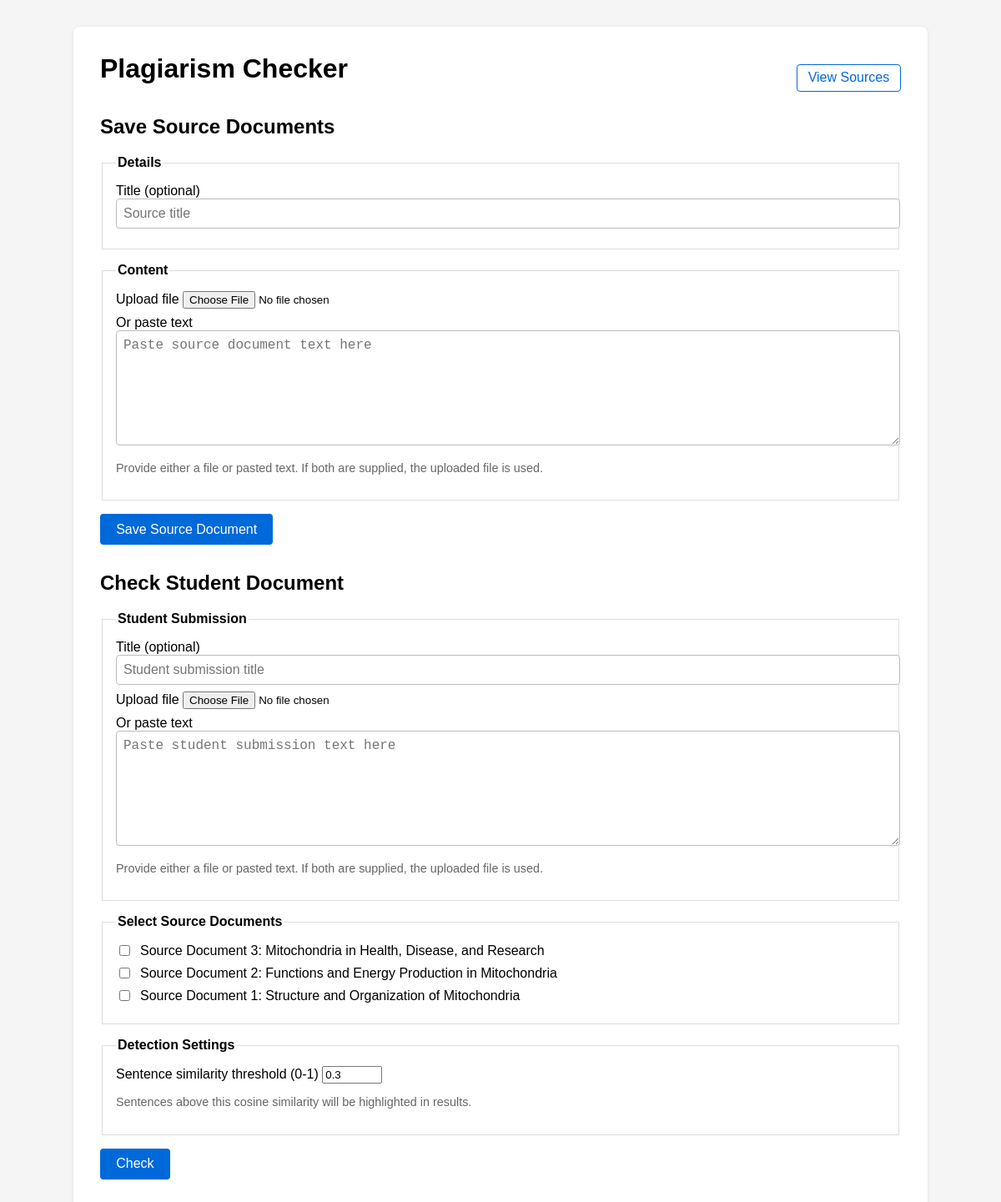
The page / on the database its author committed.
### main.py (models this page shows, shortened)
class Document(db.Model):
    __tablename__ = "documents"
    id = db.Column(db.Integer, primary_key=True)
    title = db.Column(db.String(255), nullable=False)
    content = db.Column(db.Text, nullable=False)
    is_source = db.Column(db.Boolean, default=True, nullable=False)
    created_at = db.Column(db.DateTime, default=datetime.utcnow, nullable=False)

### main.py (the view)
@app.route("/", methods=["GET"])
def index():
    sources = (
        Document.query.filter_by(is_source=True)
        .order_by(Document.created_at.desc())
        .all()
    )
    return render_template("index.html", source_documents=sources)

### templates/index.html (shortened to what this page needs)
<!doctype html>
<html lang="en">
<head>
</head>
<body>
<main>
    <div class="header">
        <h1>Plagiarism Checker</h1>
        <a class="nav-link" href="{{ url_for('list_sources') }}">View Sources</a>
    </div>
    <section>
        <h2>Save Source Documents</h2>
        <form method="post" action="{{ url_for('add_source') }}" enctype="multipart/form-data">
            <fieldset>
                <legend>Details</legend>
                <label>
                    Title (optional)
                    <input type="text" name="source_title" placeholder="Source title">
                </label>
            </fieldset>
            <fieldset>
                <legend>Content</legend>
                <label>
                    Upload file
                    <input type="file" name="source_file" accept=".txt,.md,.pdf,.docx,.rtf,text/plain">
                </label>
                <label>
                    Or paste text
                    <textarea name="source_text" placeholder="Paste source document text here"></textarea>
                </label>
                <p class="hint">Provide either a file or pasted text. If both are supplied, the uploaded file is used.</p>
            </fieldset>
            <button type="submit">Save Source Document</button>
        </form>
    </section>
    <section>
        <h2>Check Student Document</h2>
        <form method="post" action="{{ url_for('check_submission') }}" enctype="multipart/form-data">
            <fieldset>
                <legend>Student Submission</legend>
                <label>
                    Title (optional)
                    <input type="text" name="student_title" placeholder="Student submission title">
                </label>
                <label>
                    Upload file
                    <input type="file" name="student_file" accept=".txt,.md,.pdf,.docx,.rtf,text/plain">
                </label>
                <label>
                    Or paste text
                    <textarea name="student_text" placeholder="Paste student submission text here"></textarea>
                </label>
                <p class="hint">Provide either a file or pasted text. If both are supplied, the uploaded file is used.</p>
            </fieldset>
            <fieldset>
                <legend>Select Source Documents</legend>
                {% if source_documents %}
                    <div class="source-list">
                        {% for doc in source_documents %}
                            <label>
                                <input type="checkbox" name="source_selection" value="{{ doc.id }}">
                                {{ doc.title }}
                            </label>
                        {% endfor %}
                    </div>
                {% else %}
                    <p class="hint">No source documents saved yet.</p>
                {% endif %}
            </fieldset>
            <fieldset>
                <legend>Detection Settings</legend>
                <label>
                    Sentence similarity threshold (0-1)
                    <input type="number" name="similarity_threshold" min="0" max="1" step="0.05" value="0.3">
                </label>
                <p class="hint">Sentences above this cosine similarity will be highlighted in results.</p>
            </fieldset>
            <button type="submit">Check</button>
        </form>
    </section>
</main>
</body>
</html>

### templates/index.html (style rules this page uses)
body { font-family: Arial, sans-serif; margin: 0; padding: 2rem; background: #f5f5f5; }
main { max-width: 960px; margin: 0 auto; background: #fff; padding: 2rem; border-radius: 8px; box-shadow: 0 1px 4px rgba(0, 0, 0, 0.1); }
h1, h2 { margin-top: 0; }
form { margin-bottom: 2rem; }
fieldset { border: 1px solid #ddd; padding: 1rem; margin-bottom: 1rem; }
legend { font-weight: bold; }
label { display: block; margin-bottom: 0.5rem; }
input[type="text"], textarea { width: 100%; padding: 0.5rem; border: 1px solid #bbb; border-radius: 4px; font-size: 1rem; }
textarea { min-height: 120px; }
.source-list label { display: flex; align-items: center; margin-bottom: 0.5rem; }
.source-list input[type="checkbox"] { margin-right: 0.75rem; }
button { padding: 0.6rem 1.2rem; font-size: 1rem; background: #0069d9; color: #fff; border: none; border-radius: 4px; cursor: pointer; }
.hint { font-size: 0.9rem; color: #666; }
.header { display: flex; justify-content: space-between; align-items: center; margin-bottom: 1rem; }
.nav-link { color: #0069d9; text-decoration: none; border: 1px solid #0069d9; padding: 0.4rem 0.8rem; border-radius: 4px; }

### rows shown on the page
Document: title "Source Document 3: Mitochondria in Health, Disease, and Research"
Document: title "Source Document 2: Functions and Energy Production in Mitochondria"
Document: title "Source Document 1: Structure and Organization of Mitochondria"
